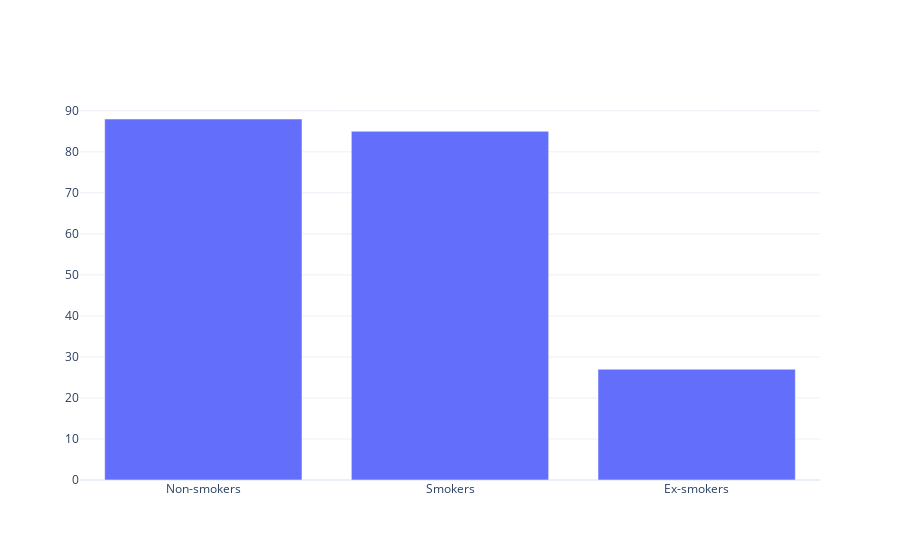

Here is the notebook cell this chart was saved with:
### Code cell
# Simple bar plot
smokers_fig = go.Figure()

smokers_fig.add_trace(go.Bar(
    x=['Non-smokers', 'Smokers', 'Ex-smokers'],
    y=[88, 85, 27]
))

smokers_fig.show()

### Figure 1 — Plotly figure (JSON) as saved in the notebook; plotly's stock layout.template omitted (floating-point values rounded to 4 significant figures)
{"data": [{"type": "bar", "x": ["Non-smokers", "Smokers", "Ex-smokers"], "y": [88, 85, 27]}], "layout": {}}
